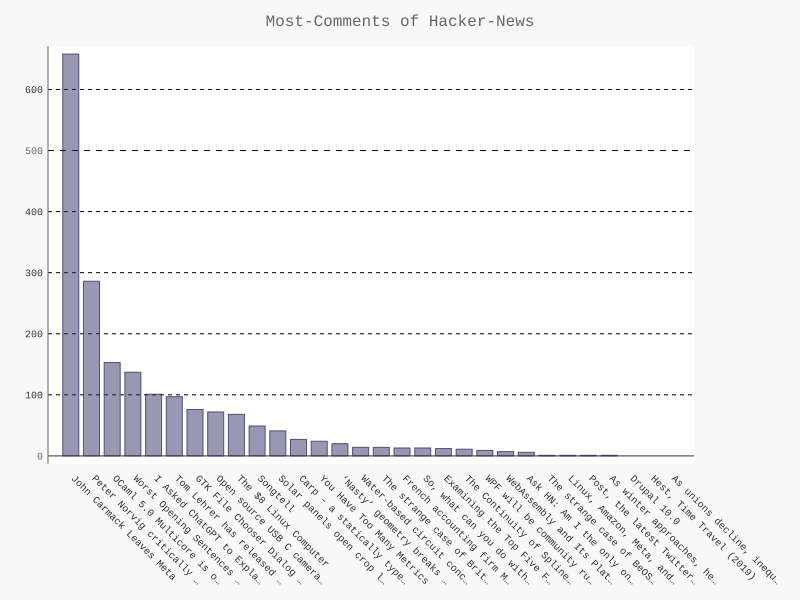

Write Python code to recreate this figure.
import requests
import pygal

from operator import itemgetter
from pygal.style import LightColorizedStyle as LCS, LightenStyle as LS


# 执行API 调用并存储响应
url = 'https://hacker-news.firebaseio.com/v0/topstories.json'
r = requests.get(url)
print(f"Status code: {r.status_code}")

# 处理有关每篇文章的信息
submission_ids = r.json()
submission_dicts = []
# Top 30
for submission_id in submission_ids[:30]:
    # 对每篇文章都执行API 调用
    url = ('https://hacker-news.firebaseio.com/v0/item/' +
           str(submission_id) + '.json')
    submission_r = requests.get(url)
    print(submission_r.status_code)
    response_dict = submission_r.json()

    submission_dict = {
        'title': response_dict['title'],
        'link': 'https://news.ycombinator.com/item?id=' + str(submission_id),
        # descendants 评论数不存在，返回0
        'comments': response_dict.get('descendants', 0)
    }
    submission_dicts.append(submission_dict)

# 根据评论数排序
submission_dicts = sorted(submission_dicts, key=itemgetter('comments'), reverse=True)

# for submission_dict in submission_dicts:
#     print(f"\nTitle: {submission_dict['title']}")
#     print(f"Discussion link: {submission_dict['link']}")
#     print(f"Comments: {submission_dict['comments']}")

titles, plot_dicts = [], []
for submission_dict in submission_dicts:
    titles.append(submission_dict['title'])

    plot_dict = {
        "value": submission_dict['comments'],
        "link": submission_dict['link']
    }
    plot_dicts.append(plot_dict)

# 可视化
my_style = LS('#333366', base_style=LCS)

chart = pygal.Bar(style=my_style, x_label_rotation=45, show_legend=False)
chart.title = "Most-Comments of Hacker-News"
chart.x_labels = titles
chart.add('', plot_dicts)
chart.render_to_file('hn_submissions.svg')
